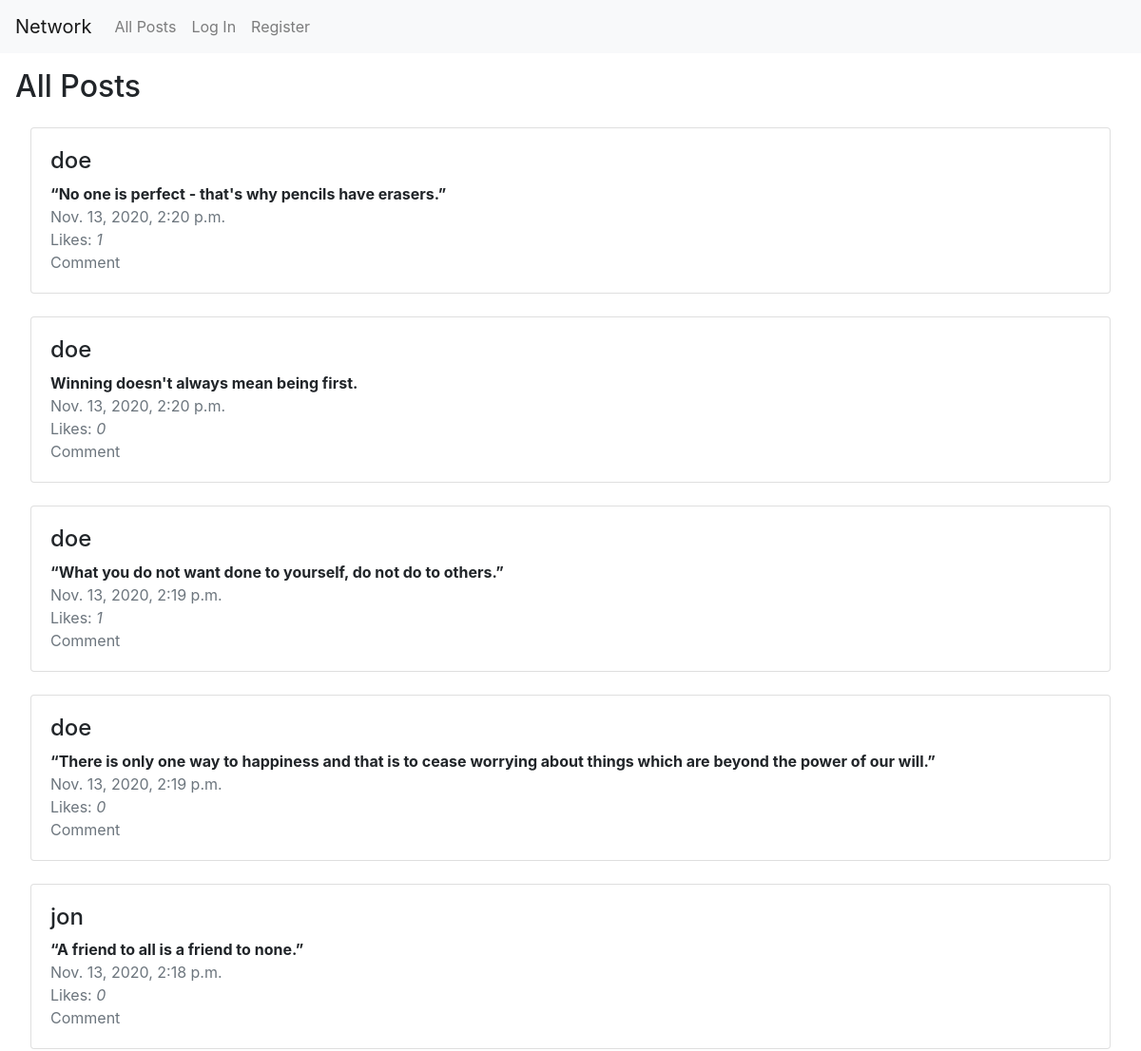
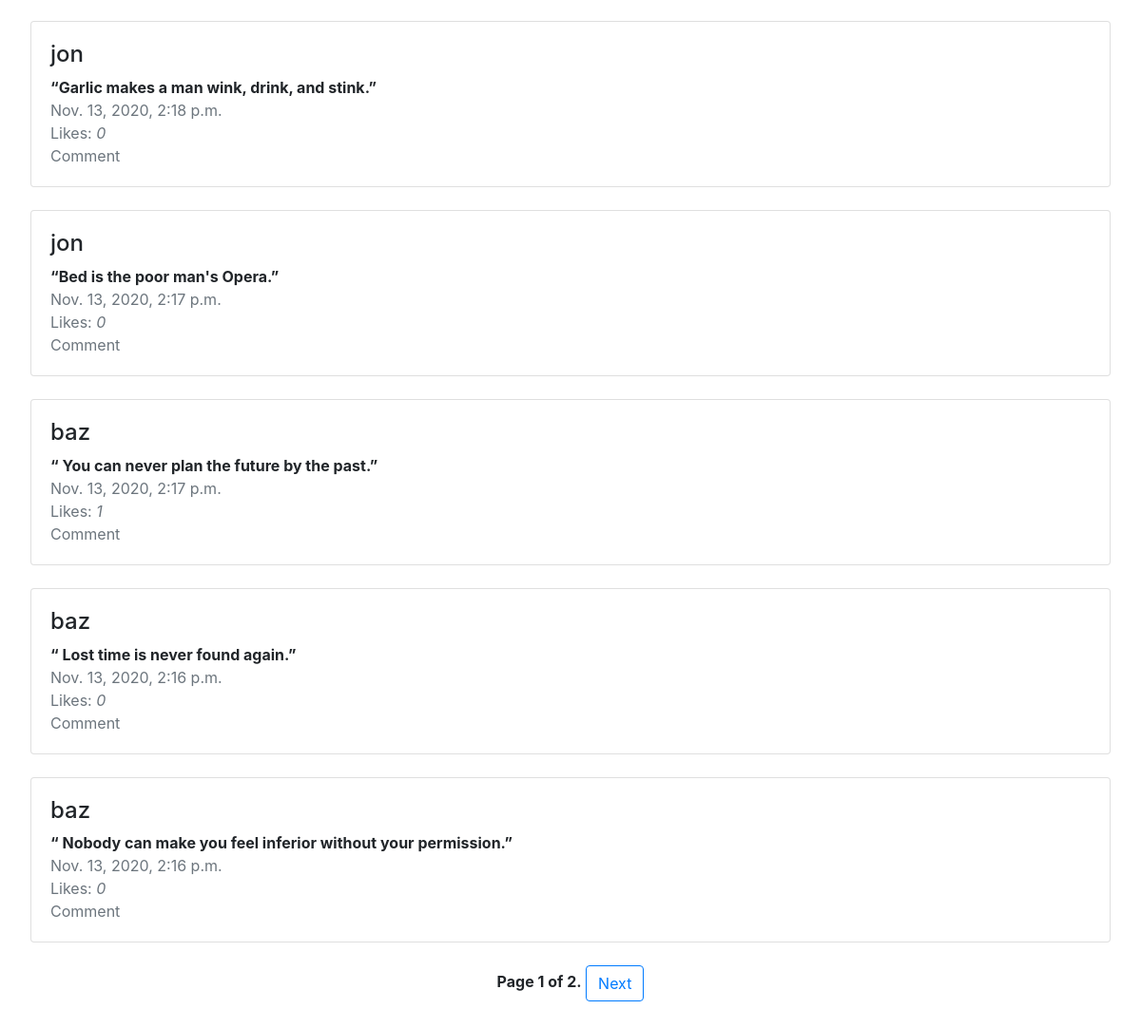
The app's page /, older data (2 pictures, top to bottom).
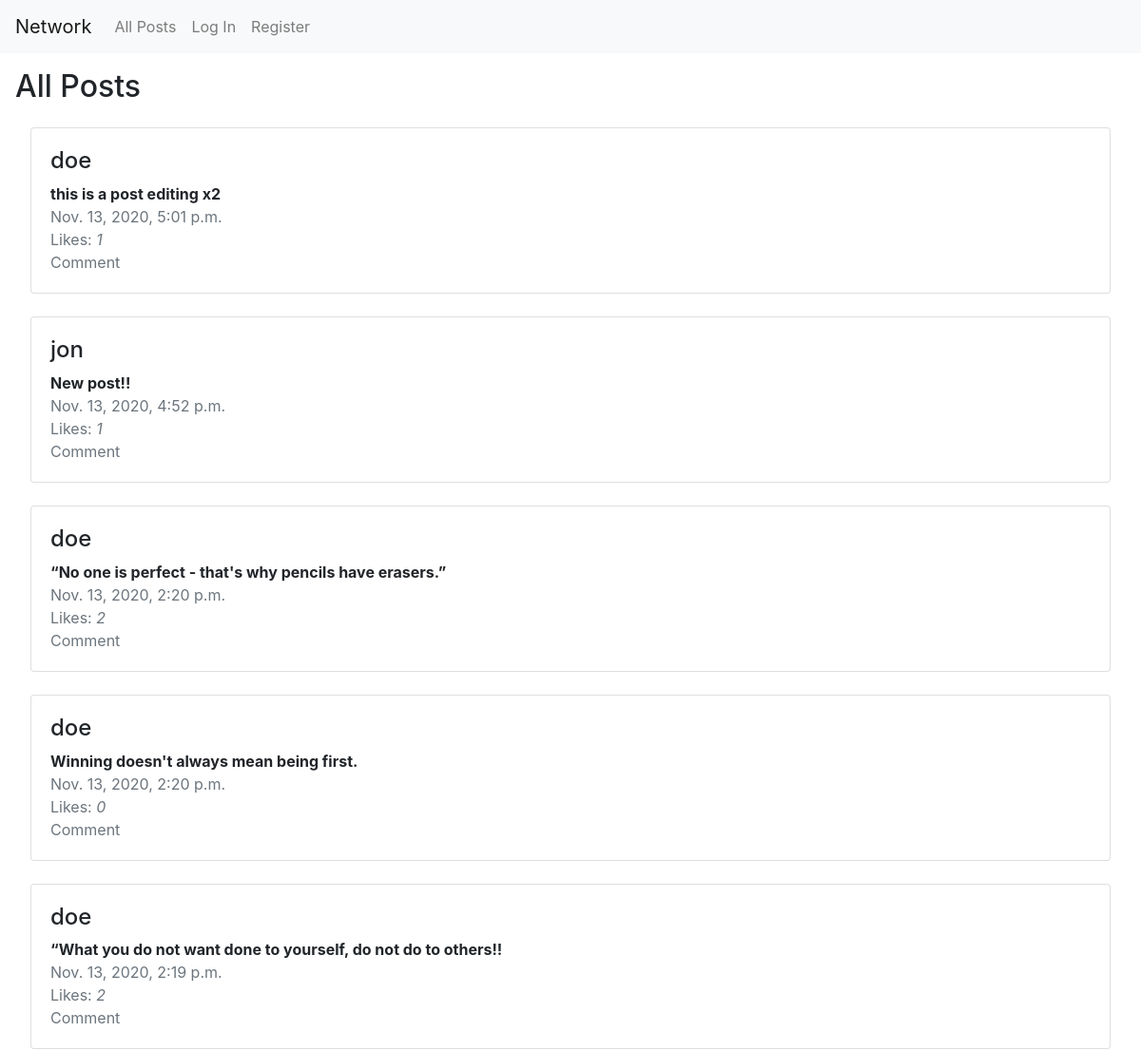
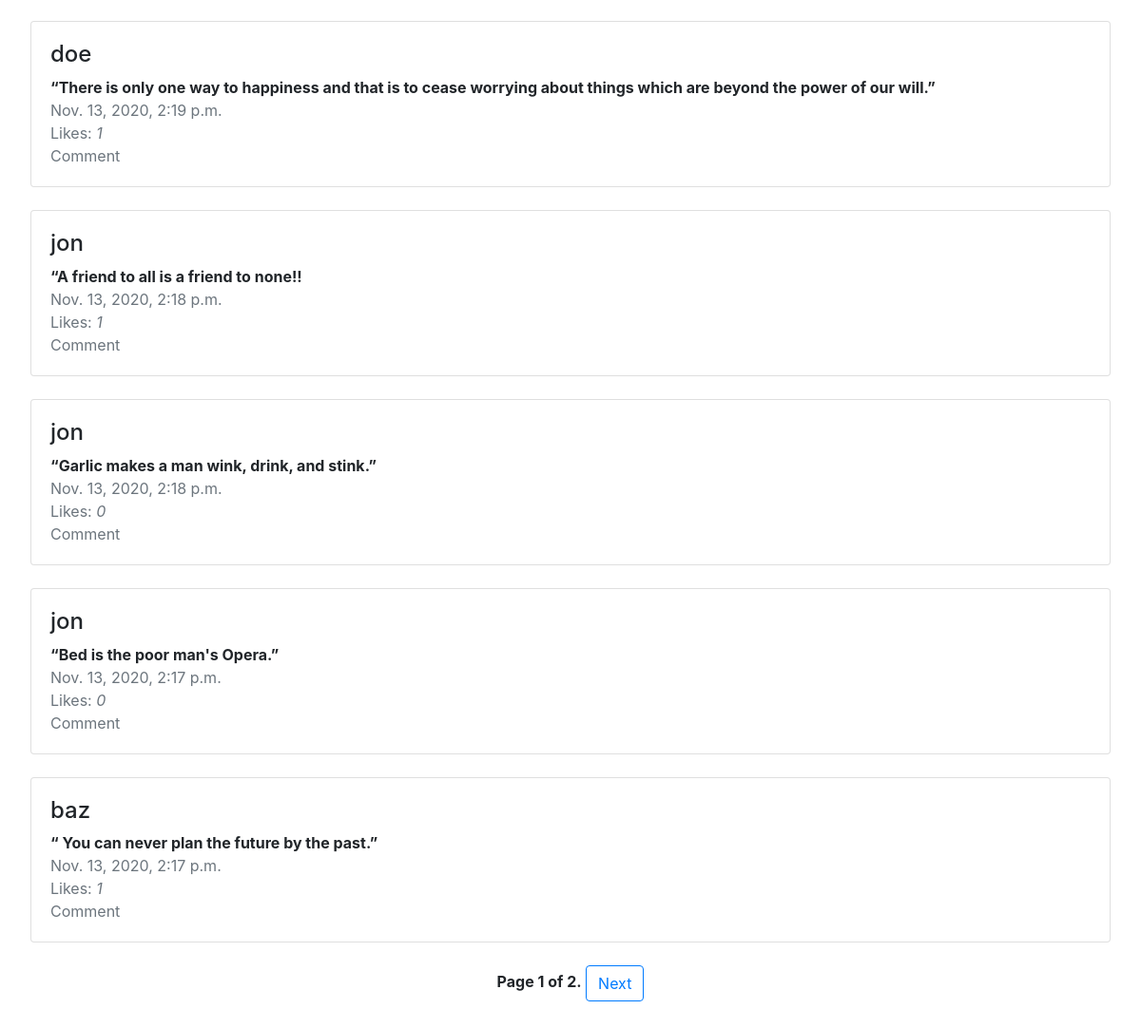
The same page, newer data (2 pictures, top to bottom).
### network/models.py (models this page shows)
class NewPost(models.Model):
    creator = models.CharField(max_length=64)
    text = models.TextField(verbose_name="Description")
    image = models.URLField(blank=True, verbose_name="Image URL", null=True)
    like = models.IntegerField()
    timeStamp = models.DateTimeField(auto_now_add=True,null=True)
    liked = models.ManyToManyField(User, blank=True, related_name="liked_user")
    objects = models.Manager()

### network/views.py (the view)
# urls.py: path("", views.index, name="index"),
def index(request):
    form = NewPostForm(request.POST)
    posts = NewPost.objects.order_by("-timeStamp").all()
    paginator = Paginator(posts, 10)
    page_number = request.GET.get('page')
    page_obj = paginator.get_page(page_number)
    return render(request, "network/index.html", {
        "title" : "All Posts",
        "posts" : posts.order_by("-timeStamp").all(),
        "form": form,
        "page_obj" : page_obj
    })

### network/templates/network/index.html (shortened to what this page needs)
{% extends "network/layout.html" %}
{% block body %}
    {% if title %}
        <h2>{{title}}</h2>
    {% endif %}
        <div class="card-column" style="padding: 1em;">
        {% if posts %}
            {% for post in page_obj %}
                <div class="card">
                    <div class="card-body">
                    <ul class="list-group list-group-horizontal" style="list-style-type: none;">
                        <li>
                            <a href="{% url 'profile' post.creator %}" style="color:inherit" id="creator-{{post.id}}"><h4>{{ post.creator }}</h4></a>
                            <strong id="post-{{post.id}}">{{ post.text }}</strong><br>
                            <a class="text-muted">{{ post.timeStamp }}<br>
                            {% if user.is_authenticated %}
                                {% if not request.user in post.liked.all %}
                                    <a href="javascript:toggle({{post.id}})" id="like-{{post.id}}" style="text-decoration:none;">🤍</a>
                                {% else %}
                                    <a href="javascript:toggle({{post.id}})" id="like-{{post.id}}" style="text-decoration:none;">❤</a>
                                {% endif %}
                            {% else %}
                                Likes:
                            {% endif %}
                            <i id="numLike-{{post.id}}">{{ post.like }}</i><br>
                            Comment</a>
                        </li>
                    </ul>
                    </div>
                </div>
                <br>
            {% endfor %}
            <div class="pagination justify-content-center">
                <span class="step-links">
                    <span class="current">
                        <strong>Page {{ page_obj.number }} of {{ page_obj.paginator.num_pages }}.</strong>
                    </span>
                    {% if page_obj.has_next %}
                        <button class="btn btn-outline-primary"><a href="?page={{ page_obj.next_page_number }}" style="color:inherit; text-decoration: none;">Next</a></button>
                    {% endif %}
                </span>
            </div>
        {% endif %}
    </div>
{% endblock %}

Row changes from the older to the newer data that the page shows:
no longer on this page (row unchanged): NewPost: creator "baz", text "“ Lost time is never found again.”", timeStamp "Nov. 13, 2020, 2:16 p.m.", like "0"
no longer on this page (row unchanged): NewPost: creator "baz", text "“ Nobody can make you feel inferior without your permission.”", timeStamp "Nov. 13, 2020, 2:16 p.m.", like "0"
added NewPost: creator "doe", text "this is a post editing x2", timeStamp "Nov. 13, 2020, 5:01 p.m.", like "1"
added NewPost: creator "jon", text "New post!!", timeStamp "Nov. 13, 2020, 4:52 p.m.", like "1"
changed NewPost "“No one is perfect - that's why pencils have erasers.”": like "1" → "2"
changed NewPost: text "“What you do not want done to yourself, do not do to others.”" → "“What you do not want done to yourself, do not do to others!!"; like "1" → "2"
changed NewPost (number 6 of 10 on the later page): like "0" → "1"
changed NewPost: text "“A friend to all is a friend to none.”" → "“A friend to all is a friend to none!!"; like "0" → "1"
